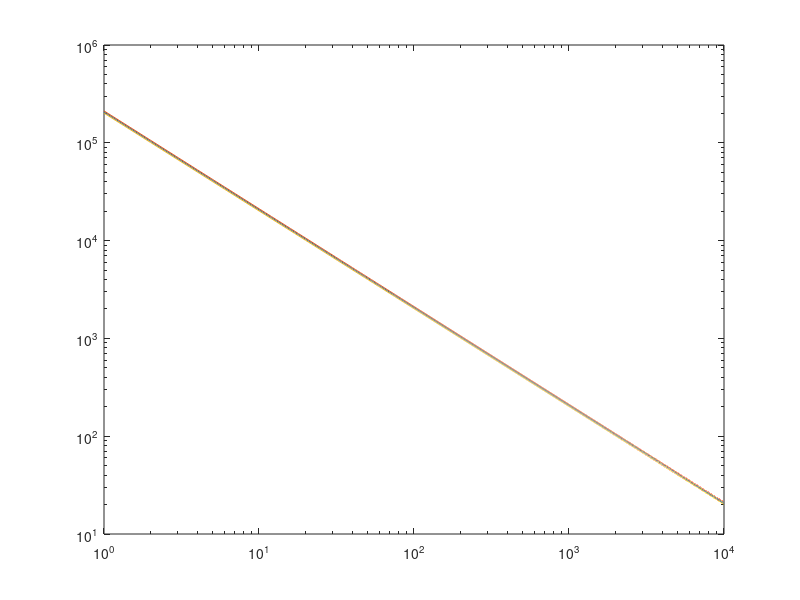

The MATLAB script that drew this image:
c = 1;
n = 10000;

u1 = randn(n,1);
u2 = -u1;
v1 = cumsum(u1>=c);
v2 = cumsum(u2>=c);
w = (v1+v2)./2;
clf
loglog(var(w)./(1:n)')
hold on
semilogy(var(v1)./(1:n)')
semilogy(var(v2)./(1:n)')
answer = 1-normcdf(c);
% semilogy(answer.*ones(size(w)))
